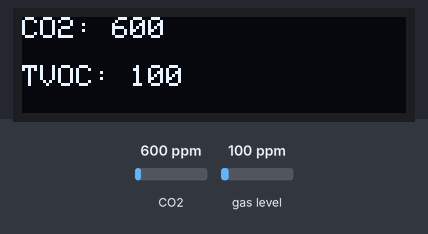
Recording of a sketch running on a simulated Arduino Uno, built with avr-gcc and run on an emulated ATmega328P. Shown: 128×32 one-colour display. The test bench sets the inputs (shaded band); at power-on: CO2 600 ppm, gas level 100 ppm. What the sketch prints to the serial monitor is not drawn.

Above: at 1.2 s.
1.3 s: CO2 set to 452 ppm
At 2.5 s:
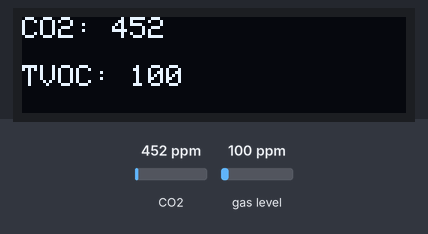
2.8 s: gas level set to 20 ppm
At 3.4 s:
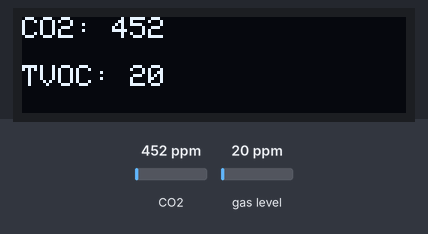
4.3 s: CO2 set to 1050 ppm
At 5.3 s:
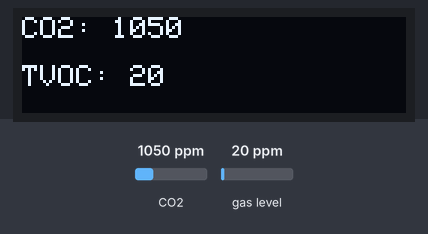
5.8 s: gas level set to 250 ppm
At 7.3 s:
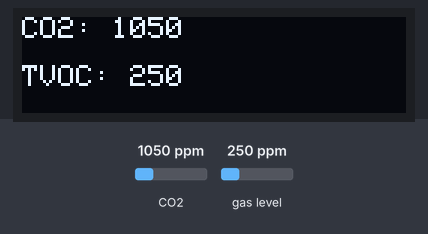
Timing chart, 0 to 8.4 s (numbered marks = the images above; inputs shaded):
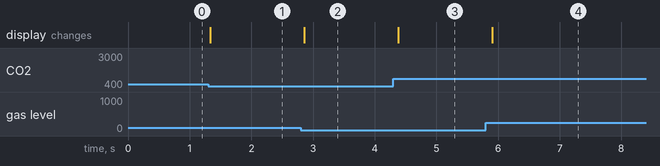

Measured:
- after the input at 1.3 s, the display: changes at once (image 1)
- after the input at 2.8 s, the display: changes after 0.06 s (image 2)
- after the input at 4.3 s, the display: changes after 0.08 s (image 3)
- after the input at 5.8 s, the display: changes after 0.10 s (image 4)

The sketch:

CCS811-AirQuality.ino
```cpp
/******************************************************************************
  Read basic CO2 and TVOCs

  https://github.com/sparkfun/CCS811_Air_Quality_Breakout
  https://github.com/sparkfun/SparkFun_CCS811_Arduino_Library

  Read the TVOC and CO2 values from the SparkFun CSS811 breakout board

  A new sensor requires at 48-burn in. Once burned in a sensor requires
  20 minutes of run in before readings are considered good.

  Hardware Connections (Breakoutboard to Arduino):
  3.3V to 3.3V pin
  GND to GND pin
  SDA to A4
  SCL to A5

******************************************************************************/
#include <Wire.h>
#include <Adafruit_GFX.h>
#include <Adafruit_SSD1306.h>

#include "SparkFunCCS811.h" //Click here to get the library: http://librarymanager/All#SparkFun_CCS811

//#define CCS811_ADDR 0x5B //Default I2C Address
#define CCS811_ADDR 0x5A //Alternate I2C Address

CCS811 mySensor(CCS811_ADDR);

Adafruit_SSD1306 display(128, 32, &Wire, -1);

void setup() {
  Serial.begin(9600);
  Serial.println("CCS811 Basic Example");

  Wire.begin(); //Inialize I2C Hardware

  if (mySensor.begin() == false) {
    Serial.print("CCS811 error. Please check wiring. Freezing...");
    while (1);
  }

  //display
  if(!display.begin(SSD1306_SWITCHCAPVCC, 0x3C)) {
    Serial.println(F("SSD1306 allocation failed"));
    for(;;); // Don't proceed, loop forever
  }
  display.setTextSize(1);      // Normal 1:1 pixel scale
  display.setTextColor(SSD1306_WHITE); // Draw white text
  display.setCursor(0, 0);     // Start at top-left corner
  display.cp437(true);         // Use full 256 char 'Code Page 437' font

  display.clearDisplay();
}
char str[10];

void loop() {
  if (mySensor.dataAvailable()) {
    mySensor.readAlgorithmResults();
    int co2 = mySensor.getCO2();
    int tvoc = mySensor.getTVOC();
    Serial.print("CO2[");
    Serial.print(co2);
    Serial.print("] tVOC[");
    Serial.print(tvoc);
    Serial.println("]");

    display.clearDisplay();
    display.setCursor(0,0);
    sprintf(str, "%d", co2);
    display.write("CO2: ");
    display.write(str);
    display.setCursor(0,16);
    display.write("TVOC: ");
    sprintf(str, "%d", tvoc);
    display.write(str);
    display.display();
  }

  delay(100); //Don't spam the I2C bus
}
```
